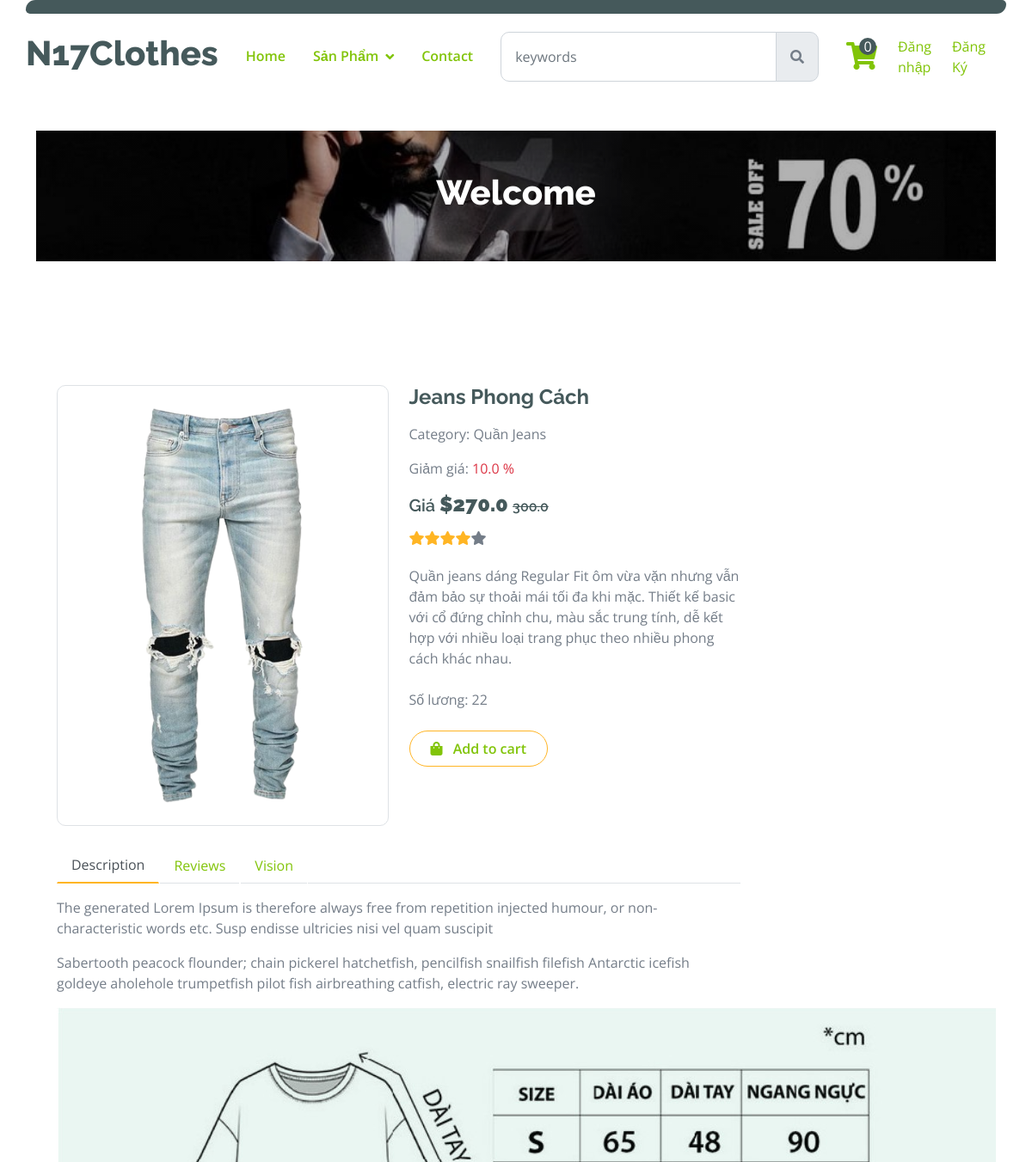
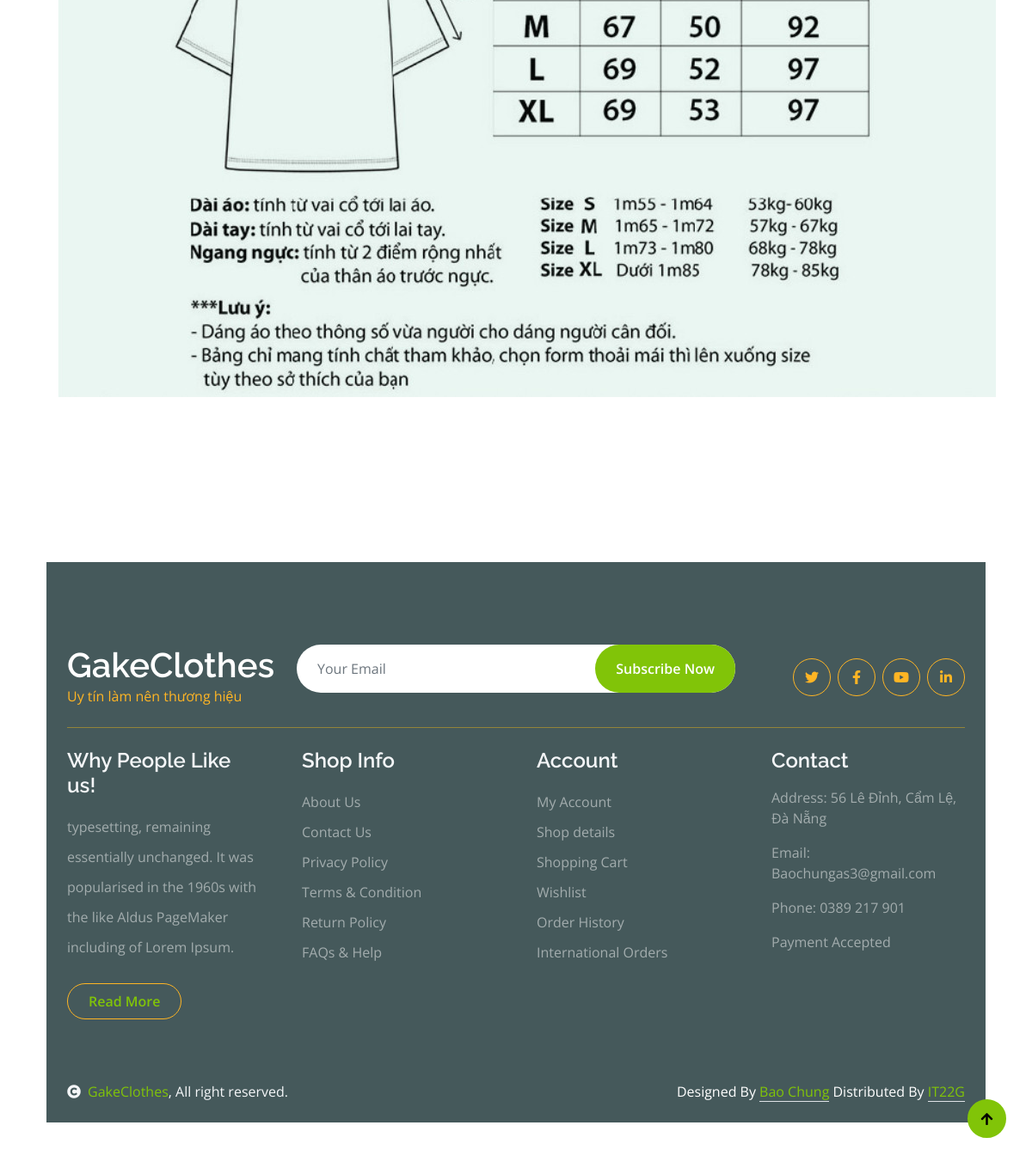
/details/?id=10, run on the app's committed database (2 pictures, top to bottom).
### app/models.py (models this page shows, shortened)
class Product(models.Model):
    name = models.CharField(max_length=200, null=True)
    price = models.FloatField()
    quantity = models.IntegerField(default = 0, null = True, blank = True)
    discount = models.FloatField()
    image = models.ImageField(null=True, blank=True, upload_to='products_pics')
    category = models.ForeignKey(Category, on_delete=models.SET_NULL, null=True, blank= True)
    description = models.CharField(max_length=1000, null=True)
    date = models.DateTimeField(auto_now_add=True)
    @property
    def ImageURL(self):
        try:
            url = self.image.url
        except:
            url = ''
        return url
    @property
    def lastPrice(self):
        return round(self.price - (self.price * self.discount) / 100, 2)

class Category(models.Model):
    name = models.CharField(max_length=200, null=True)
    slug = models.SlugField(max_length = 200, unique = True)
    def __str__(self):
        return self.name

### app/views.py (the view)
# urls.py: path("details/", views.detailsProduct, name="details"),
def detailsProduct(request):
    if request.user.is_authenticated:
        customer = request.user
        order, created = Order.objects.get_or_create(customer = customer, complete = False)
        items = order.orderitem_set.all()
        cartItems = order.get_cart_items
    else:
        items= []
        order = {"get_cart_items":0,"get_cart_total":0 }
        cartItems = order['get_cart_items']
    id = request.GET.get('id', '')
    products = Product.objects.filter(id=id)
    form = CommentForm()
    if request.method == 'POST':
        form = CommentForm(request.POST, author = request.user, product = products)
        if form.is_valid():
            form.save()
            return HttpResponseRedirect(request.META.get('HTTP_REFERER', '/'))
    categories = Category.objects.all()
    context = {'products' : products,'form':form, 'cartItems':cartItems, "categories": categories   }
    return render(request, "app/product-details.html",context)

### app/forms.py (shortened to what this page needs)
class CommentForm(forms.ModelForm):
    def __init__(self, *args, **kwargs):
        self.author = kwargs.pop('author', None)
        self.product = kwargs.pop('product', None)
        super().__init__(*args, **kwargs)
    class Meta:
        model = Comment
        fields = ["body"]

### app/templates/app/product-details.html (shortened to what this page needs)
{% extends "app/base.html" %}
{% load static %}
{% block details_content %}
{% for product in products %}
<div class="container-fluid py-5 mt-5">
    <div class="container py-5">
      <div class="row g-4 mb-5">
        <div class="col-lg-8 col-xl-9">
          <div class="row g-4">
            <div class="col-lg-6">
              <div class="border rounded">
                <a href="#">
                  <img
                    src="{{product.ImageURL}}"
                    class="img-fluid rounded"
                    alt="Image"
                  />
                </a>
              </div>
            </div>
            <div class="col-lg-6">
              <h4 class="fw-bold mb-3">{{product.name}}</h4>
              <p class="mb-3">Category:
               <span>{{product.category}}</span
            </p>
            {% if product.discount %}
            <p class="mb-3">Giảm giá:
              <span class = "text-danger"> {{product.discount}} %</span>
          </p>
            <h5 class=" mb-3"> Giá <strong class="fs-4">${{product.lastPrice}} </strong> <span class = "text-decoration-line-through fs-6 "> {{product.price}}</span></h5>
            {% else %}
              <h5 class=" mb-3"> Giá <span class = " fs-6 "> {{product.price}}</span></h5>
            {% endif %}
              <div class="d-flex mb-4">
                <i class="fa fa-star text-secondary"></i>
                <i class="fa fa-star text-secondary"></i>
                <i class="fa fa-star text-secondary"></i>
                <i class="fa fa-star text-secondary"></i>
                <i class="fa fa-star"></i>
              </div>
              <p class="mb-4">
                {{product.description}}
              </p>
              {% if product.quantity == 0 %}
              <p class="mb-4">
                Số lương: {{product.quantity}}
              </p>
              <p class="text-danger" style="font-weight: bold;">Hết hàng</p>
              {% else %}
              <p class="mb-4">
                Số lương: {{product.quantity}}
              </p>
              <a
                href="#"
                data-product="{{product.id}}"
                data-action="add"
                class="btn border border-secondary rounded-pill px-4 py-2 mb-4 text-primary updated-cart"
                ><i class="fa fa-shopping-bag me-2 text-primary"></i> Add to
                cart</a
              >
              {% endif %}
            </div>
            <div class="col-lg-12">
              <nav>
                <div class="nav nav-tabs mb-3">
                  <button
                    class="nav-link active border-white border-bottom-0"
                    type="button"
                    role="tab"
                    id="nav-about-tab"
                    data-bs-toggle="tab"
                    data-bs-target="#nav-about"
                    aria-controls="nav-about"
                    aria-selected="true"
                  >
                    Description
                  </button>
                  <button
                    class="nav-link border-white border-bottom-0"
                    type="button"
                    role="tab"
                    id="nav-mission-tab"
                    data-bs-toggle="tab"
                    data-bs-target="#nav-mission"
                    aria-controls="nav-mission"
                    aria-selected="false"
                  >
                    Reviews
                  </button>
                  <button
                    class="nav-link border-white border-bottom-0"
                    type="button"
                    role="tab"
                    id="nav-vision-tab"
                    data-bs-toggle="tab"
                    data-bs-target="#nav-vision"
                    aria-controls="nav-vision"
                    aria-selected="false"
                  >
                    Vision
                  </button>
                </div>
              </nav>
              <div class="tab-content mb-5">
                <div
                  class="tab-pane active"
                  id="nav-about"
                  role="tabpanel"
                  aria-labelledby="nav-about-tab"
                >
                  <p>
                    The generated Lorem Ipsum is therefore always free from
                    repetition injected humour, or non-characteristic words etc.
                    Susp endisse ultricies nisi vel quam suscipit
                  </p>
                  <p>
                    Sabertooth peacock flounder; chain pickerel hatchetfish,
                    pencilfish snailfish filefish Antarctic icefish goldeye
                    aholehole trumpetfish pilot fish airbreathing catfish,
                    electric ray sweeper.
                  </p>
                  <img
                    src="{% static 'app/clothes/img/anh-size-ao-quan.jpg'%}"
                    class=""
                    alt=""
                  />
                </div>
          </div>
        </div>
      </div>
    </div>
  </div>
</div>
{% endfor %}
{% endblock details_content %}

### app/static/app/clothes/css/style.css (style rules this page uses)
.btn { font-weight: 600; transition: .5s; }
.btn.border-secondary { transition: 0.5s; }
.nav.nav-tabs .nav-link.active { border-bottom: 2px solid var(--bs-secondary) !important; }

### data on the page
Product: ImageURL (picture), name "Jeans Phong Cách", category "Quần Jeans", discount "10.0", lastPrice "270.0", price "300.0", description "Quần jeans dáng Regular Fit ôm vừa vặn nhưng vẫn đảm bảo sự thoải mái tối đa khi mặc. Thiết kế basic với cổ đứng chỉnh chu, màu sắc trung tính, dễ kết hợp với nhiều loại trang phục theo nhiều phong cách khác nhau.", quantity "22"

### other printed values
{{ cartItems }} "0"
